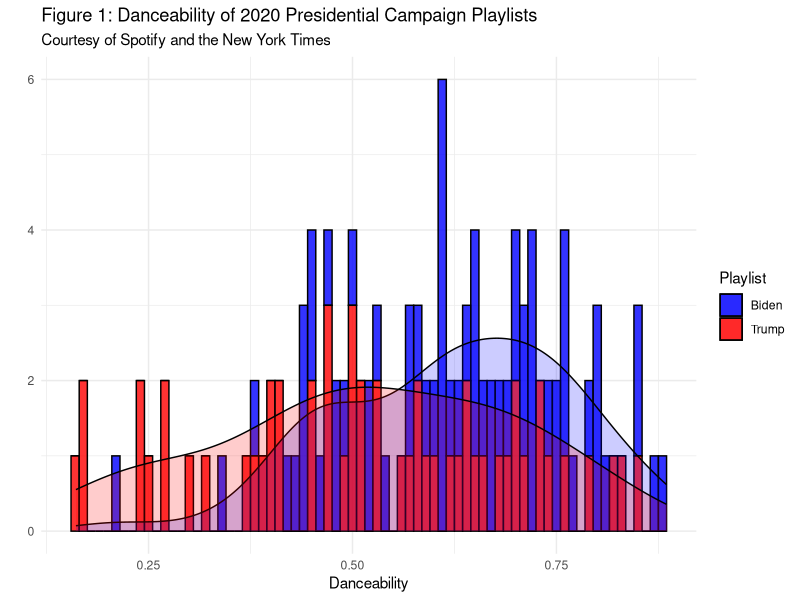
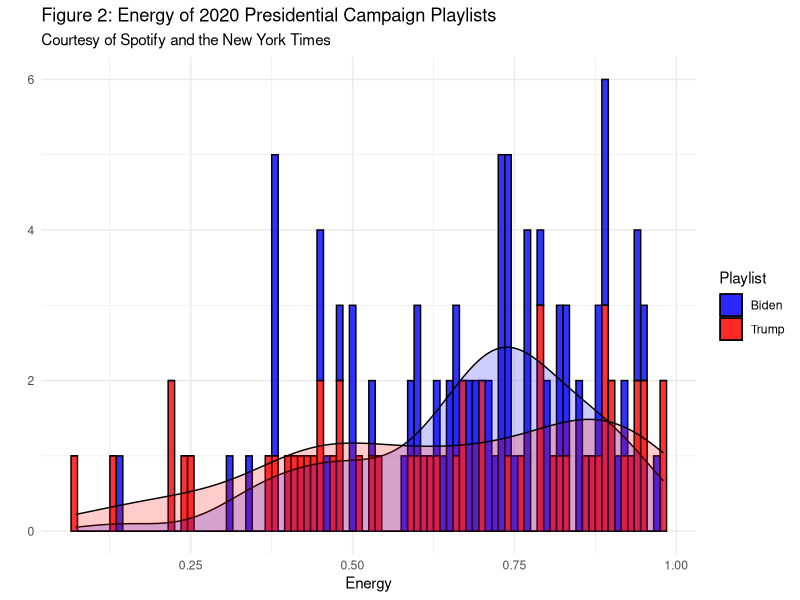
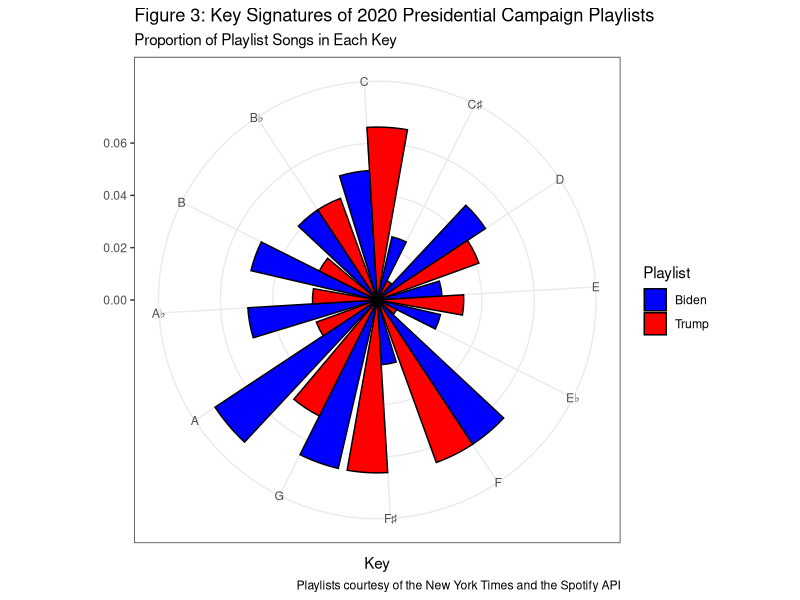
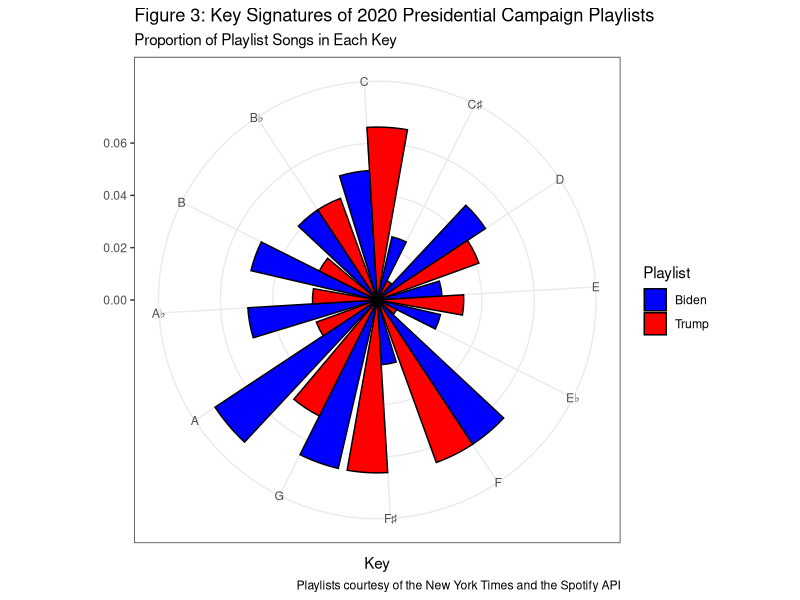

Source code (R) for these figures, in order:
setwd("C:/Users/jorda/OneDrive/Python_Camp/python_summer2021/Project")
library(tidyverse)
library(RColorBrewer)

dat <- read.csv("campaignsongs.csv")

head(dat)
summary(dat)

dat["Key"][dat["Key"] == 0] <- "C"
dat["Key"][dat["Key"] == 1] <- "C\U266F"
dat["Key"][dat["Key"] == 2] <- "D"
dat["Key"][dat["Key"] == 3] <- "E\U266D"
dat["Key"][dat["Key"] == 4] <- "E"
dat["Key"][dat["Key"] == 5] <- "F"
dat["Key"][dat["Key"] == 6] <- "F\U266F"
dat["Key"][dat["Key"] == 7] <- "G"
dat["Key"][dat["Key"] == 8] <- "A\U266D"
dat["Key"][dat["Key"] == 9] <- "A"
dat["Key"][dat["Key"] == 10] <- "B\U266D"
dat["Key"][dat["Key"] == 11] <- "B"

biden <- dat[dat$Playlist == "Biden",]
trump <- dat[dat$Playlist == "Trump",]


fig1 <- ggplot(data = dat, aes(x = Danceability, fill = Playlist, color = Playlist)) +
  scale_fill_manual(values = c("blue", "red")) +
  scale_color_manual(values = c("black", "black")) +
  geom_histogram(binwidth = 0.01, alpha = 0.8) +
  geom_density(alpha = 0.2) +
  labs(y = "", title = "Figure 1: Danceability of 2020 Presidential Campaign Playlists",
       subtitle = "Courtesy of Spotify and the New York Times") +
  theme_minimal()
fig1

fig2 <- ggplot(data = dat, aes(x = Energy, fill = Playlist, color = Playlist)) +
  scale_fill_manual(values = c("blue", "red")) +
  scale_color_manual(values = c("black", "black")) +
  geom_histogram(binwidth = 0.01, alpha = 0.8) +
  geom_density(alpha = 0.2) +
  labs(y = "", title = "Figure 2: Energy of 2020 Presidential Campaign Playlists",
       subtitle = "Courtesy of Spotify and the New York Times") +
  theme_minimal()
fig2

fig3 <- ggplot(data = dat, aes(x = Key, y = (..count..)/sum(..count..), fill = Playlist, color = Playlist)) +
  geom_bar(position = 'dodge') +
  scale_fill_manual(values = c("blue", "red")) +
  scale_color_manual(values = c("black", "black")) +
  coord_polar(theta = "x", start = 10.15) +
  labs(y = "",
       title = "Figure 3: Key Signatures of 2020 Presidential Campaign Playlists",
       subtitle = "Proportion of Playlist Songs in Each Key",
       caption = "Playlists courtesy of the New York Times and the Spotify API") +
  theme_bw()
fig3

ggsave("fig3.png", fig3)
